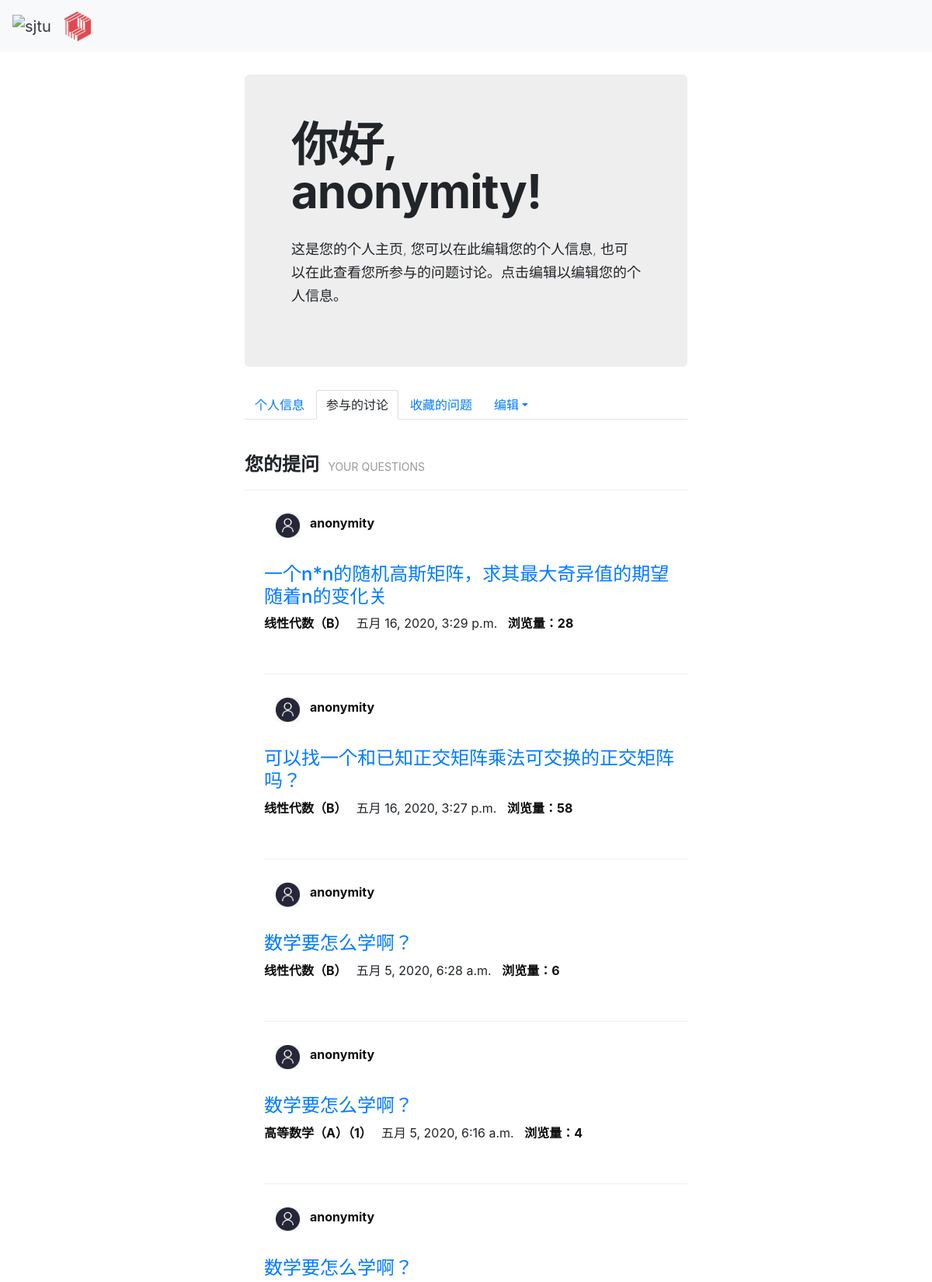
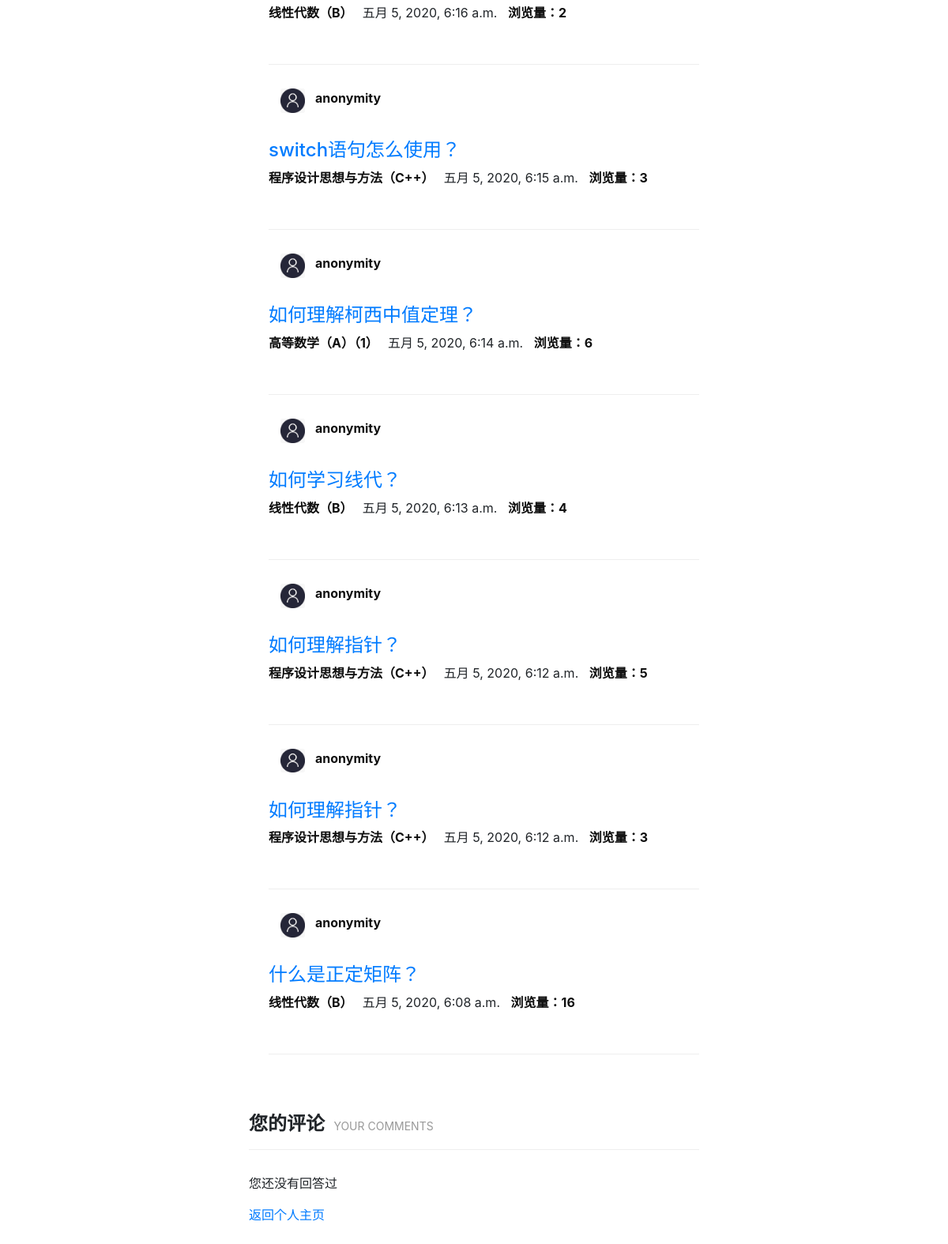
The app's page /qas_system/userpage/related_discuss/ (signed in) with its own data (2 pictures, top to bottom).
### qas_system/models.py (models this page shows, shortened)
class User(models.Model):
    user_name = models.CharField(verbose_name='用户名', max_length=30, blank=False, unique=True)
    password = models.CharField(verbose_name='密码', max_length=30, blank=False)
    avatar = models.ImageField(upload_to='avatar/', verbose_name='头像', blank=True, null=True)
    email = models.EmailField(default='', verbose_name='邮箱', blank=True, null=True)
    bio = models.TextField(max_length=500, default='', verbose_name='个人简介', blank=True, null=True)
    college = models.CharField(max_length=30, default='', verbose_name='学院', blank=True, null=True)
    major = models.CharField(max_length=20, default='', verbose_name='专业', blank=True, null=True)
    grade = models.CharField(max_length=20, default='', verbose_name='年级', blank=True, null=True)
    sex = models.CharField(max_length=2, default='', verbose_name='性别', blank=True, null=True)
    collect_question = models.ManyToManyField('Question')
    def __str__(self):
        return self.user_name

class Question(models.Model):
    question_title = models.CharField(verbose_name='标题', max_length=30, blank=False)
    question_text = RichTextField(verbose_name='具体描述')
    question_subject = models.ForeignKey('Subject', verbose_name='科目', on_delete=models.CASCADE)
    pub_date = models.DateTimeField(auto_now=True, verbose_name='提问日期')
    page_views = models.PositiveIntegerField(default=0, verbose_name='浏览量')
    questioner = models.ForeignKey('User', verbose_name='提问者', on_delete=models.CASCADE)
    good_num = models.IntegerField(default=0, verbose_name='点赞量')

class Subject(models.Model):
    name = models.CharField(max_length=30, unique=True, verbose_name='科目名称')
    def __str__(self):
        return self.name

### qas_system/views.py (the view)
# urls.py: path('userpage/related_discuss/', views.userpage_related_discuss),  # 查看参与的讨论
def userpage_related_discuss(request):
    try:
        user = User.objects.get(id=request.session['user_id'])
    except KeyError:
        return HttpResponse("请先登录！")
    my_ask = Question.objects.filter(questioner_id=request.session['user_id']).order_by('-pub_date')
    my_answer_detail = Comment.objects.filter(comment_person=request.session['user_id']).order_by('-pub_date')
    return render(request, 'personal_related_discuss.html',
                  {'my_ask': my_ask, 'my_answer_detail': my_answer_detail, 'user': user})

### templates/personal_related_discuss.html (shortened to what this page needs)
{% extends 'base.html' %}
{% load static %}
{% block link_before %}
    <link href="{% static 'bootstrap-combined.min.css' %}" rel="stylesheet">
{% endblock %}
{% block link_after %}
    <link href="{% static 'layoutit.css'%}" rel="stylesheet">
{% endblock %}
{% block content %}
<div class="container-fluid">
	<div class="row-fluid">
		<div class="span3">
		</div>
		<div class="span6">
			<div class="hero-unit">
				<h1>
					<strong>你好, {{ user.user_name }}!</strong>
				</h1>
                <div>&nbsp;</div>
				<p>
					这是您的个人主页, 您可以在此编辑您的个人信息, 也可以在此查看您所参与的问题讨论。点击编辑以编辑您的个人信息。
				</p>
			</div>
			<ul class="nav nav-tabs">
				<li>
					<a  href="/qas_system/userpage/">个人信息</a>
				</li>
				<li class="active">
					<a>参与的讨论</a>
				</li>
                <li>
					<a href="/qas_system/userpage/collect_question/">收藏的问题</a>
				</li>
				<li class="dropdown" >
                    <a href="#" data-toggle="dropdown" class="dropdown-toggle">编辑</a>
				</li>
			</ul>
            <div>&nbsp;</div>
<div class="page-header" contenteditable="true"><h4><strong>您的提问 &nbsp;<small>YOUR QUESTIONS</small></strong></h4></div>
{% if my_ask %}
    <ul>
    {% for question in my_ask %}
        <div class="desc">
            <div class="container-fluid">
                 <div class="span1">
                     {% if question.questioner.avatar %}
                         <img style="width: 50px" src="{{ question.questioner.avatar.url }}" class="card-img"/>
                     {% else %}
                         <img style="width: 50px" src="/media/avatar/default0.jpg" class="card-img"/>
                     {% endif %}
                 </div>
				 <div class="span10">
                     <a href="#" style="color: #0e0e0e"><strong>{{ question.questioner }}</strong></a>
                     <p style="color: #0e0e0e" class="pl">{{ question.questioner.bio }}&nbsp;</p>
                 </div>
			</div>
            <h4><a href="/qas_system/question/{{ question.id }}/">{{ question.question_title }}</a></h4>
			<p class="meta">
				 <span class="sub"><a href="#" style="color: #0e0e0e"><strong>{{ question.question_subject }}&nbsp;&nbsp;</strong></a></span>
				 <span class="date">{{ question.pub_date }}</span>
                 <span><a href="#" style="color: #0e0e0e">&nbsp;&nbsp;<strong>浏览量：{{ question.page_views }}</strong></a></span>
			</p>
        </div>
        <div class="page-header" contenteditable="true"></div>
    {% endfor %}
    </ul>
{% else %}
    <p>您还没有提问过</p>
{% endif %}
<p>&nbsp;</p>
<div class="page-header" contenteditable="true"><h4><strong>您的评论 &nbsp;<small>YOUR COMMENTS</small></strong></h4></div>
{% if my_answer_detail %}
    <ul>
    {% for comment in my_answer_detail %}
        <div class="desc">
            <div class="container-fluid">
                 <div class="span1">
                     {% if comment.question.questioner.avatar %}
                         <img style="width: 50px" src="{{ comment.question.questioner.avatar.url }}" class="card-img"/>
                     {% else %}
                         <img style="width: 50px" src="/media/avatar/default0.jpg" class="card-img"/>
                     {% endif %}
                 </div>
				 <div class="span10">
                     <a href="#" style="color: #0e0e0e"><strong>{{ comment.question.questioner }}</strong></a>
                     <p style="color: #0e0e0e" class="pl">{{ comment.question.questioner.bio }}&nbsp;</p>
                 </div>
			</div>
            <h4><a href="/qas_system/question/{{ comment.question.id }}/">{{ comment.question.question_title }}</a></h4>
			<p class="meta">
				 <span class="sub"><a href="#" style="color: #0e0e0e"><strong>{{ comment.question.question_subject }}&nbsp;&nbsp;</strong></a></span>
				 <span class="date">{{ comment.question.pub_date }}</span>
                 <span><a href="#" style="color: #0e0e0e">&nbsp;&nbsp;<strong>浏览量：{{ comment.question.page_views }}</strong></a></span>
			</p>
            <p><strong>您在该问题下回答/评论了：</strong></p>
                {{ comment.comment_text }}
        </div>
        <div class="page-header" contenteditable="true"></div>
    {% endfor %}
    </ul>
{% else %}
    <p>您还没有回答过</p>
{% endif %}
<a href="/qas_system/userpage/", target="_self">返回个人主页</a>
		</div>
		<div class="span3">
		</div>
	</div>
</div>
{% endblock %}

### static/mycss/header.css (style rules this page uses)
.pl { width: 500px; overflow:hidden; text-overflow:ellipsis; white-space: nowrap; }

### static/layoutit.css (style rules this page uses)
body { padding-top:0px; padding-bottom: 40px; margin-left:0px; -webkit-transition: margin 500ms ease; -moz-transition: margin 500ms ease; -ms-transition: margin 500ms ease; -o-transition: margin 500ms ease; transition: margin 500ms ease; }

### records on screen
User: user_name "anonymity"
Question: questioner "anonymity", question_title "一个n*n的随机高斯矩阵，求其最大奇异值的期望随着n的变化关", question_subject "线性代数（B）", pub_date "五月 16, 2020, 3:29 p.m.", page_views "28"
Question: questioner "anonymity", question_title "可以找一个和已知正交矩阵乘法可交换的正交矩阵吗？", question_subject "线性代数（B）", pub_date "五月 16, 2020, 3:27 p.m.", page_views "58"
Question: questioner "anonymity", question_title "数学要怎么学啊？", question_subject "线性代数（B）", pub_date "五月 5, 2020, 6:28 a.m.", page_views "6"
Question: questioner "anonymity", question_title "数学要怎么学啊？", question_subject "高等数学（A）（1）", pub_date "五月 5, 2020, 6:16 a.m.", page_views "4"
Question: questioner "anonymity", question_title "数学要怎么学啊？", question_subject "线性代数（B）", pub_date "五月 5, 2020, 6:16 a.m.", page_views "2"
Question: questioner "anonymity", question_title "switch语句怎么使用？", question_subject "程序设计思想与方法（C++）", pub_date "五月 5, 2020, 6:15 a.m.", page_views "3"
Question: questioner "anonymity", question_title "如何理解柯西中值定理？", question_subject "高等数学（A）（1）", pub_date "五月 5, 2020, 6:14 a.m.", page_views "6"
Question: questioner "anonymity", question_title "如何学习线代？", question_subject "线性代数（B）", pub_date "五月 5, 2020, 6:13 a.m.", page_views "4"
Question: questioner "anonymity", question_title "如何理解指针？", question_subject "程序设计思想与方法（C++）", pub_date "五月 5, 2020, 6:12 a.m.", page_views "5"
Question: questioner "anonymity", question_title "如何理解指针？", question_subject "程序设计思想与方法（C++）", pub_date "五月 5, 2020, 6:12 a.m.", page_views "3"
Question: questioner "anonymity", question_title "什么是正定矩阵？", question_subject "线性代数（B）", pub_date "五月 5, 2020, 6:08 a.m.", page_views "16"
